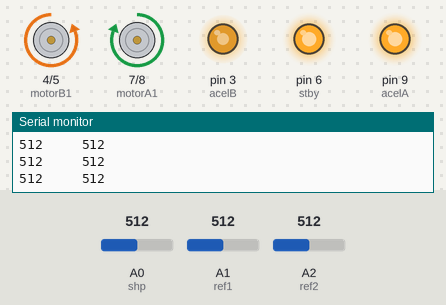
Simulated run of this sketch. Board: Arduino Uno, built with avr-gcc and run on an emulated ATmega328P. On the bench: motor-driver pin pairs drawn as motors (green arrow = first pin HIGH = forward, orange = second pin HIGH = backward, longer = more drive, stopped while the standby pin is LOW), output pins drawn as LEDs (lit = HIGH), the last lines printed to the serial monitor. The test bench sets the inputs (shaded band); at power-on: A2 (ref2) = 512, A1 (ref1) = 512, A0 (shp) = 512.

Above: at 6.2 s.
6.3 s: A2 (ref2) set to 317
7.8 s: A2 (ref2) set to 285
At 8.3 s:
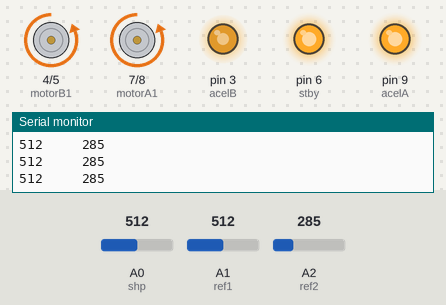
9.3 s: A1 (ref1) set to 317
10.8 s: A1 (ref1) set to 288
At 11.3 s:
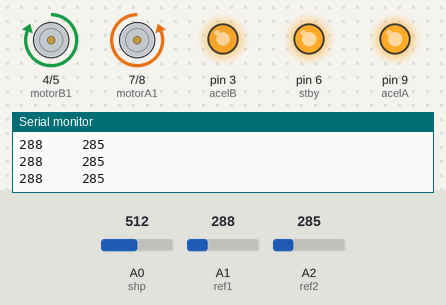
12.3 s: A2 (ref2) set to 104
13.8 s: A2 (ref2) set to 91
At 14.7 s:
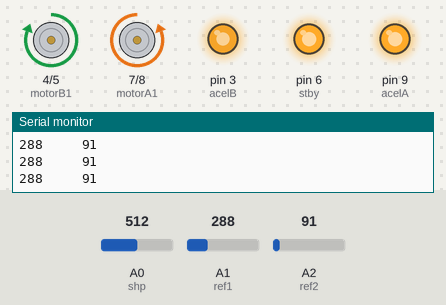
Timing chart, 0 to 16.3 s (numbered marks = the images above; inputs shaded):
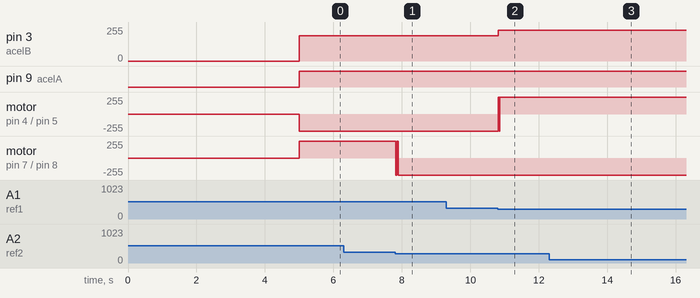

The sketch:

TESTES_AKAROBOTTO.ino
```cpp
// Definição de portas motores e acelerador (stby para ligar o driver)
const int motorA1 = 7;
const int motorA2 = 8;
const int motorB1 = 4;
const int motorB2 = 5;
const int stby = 6;
const int acelA = 9;
const int acelB = 3;

// Definição de portas sensores
const int shp = A0;  // Sharp
const int ref1 = A1;  /// borda DIREITO
const int ref2 = A2;  /// borda ESQUERDO

void setup() {
  Serial.begin(9600);

//  Teste dos motores
  pinMode(motorA1, OUTPUT);
  pinMode(motorA2, OUTPUT);

  pinMode(motorB1, OUTPUT);
  pinMode(motorB2, OUTPUT);

//  Aceleradores
  pinMode(acelA, OUTPUT);
  pinMode(acelB, OUTPUT);


//  Ativação stand by
  pinMode(stby, OUTPUT);
  digitalWrite(stby, HIGH);


//  Teste dos sensores
  pinMode(ref1, INPUT);
  pinMode(ref2, INPUT);
  pinMode(shp, INPUT);

//  5 segundos para iniciar
  delay(5000);
}

/* FUNÇÕES DE MOVIMENTAÇÃO*/
void frente(){
  digitalWrite(motorA1, HIGH);
  digitalWrite(motorA2, LOW);
  digitalWrite(motorB1, LOW);
  digitalWrite(motorB2, HIGH);
  analogWrite(acelA, 700); //DIREITA
  analogWrite(acelB, 700); //ESQUERDA
}

void tras(){
  digitalWrite(motorA1, LOW);
  digitalWrite(motorA2, HIGH);
  digitalWrite(motorB1, HIGH);
  digitalWrite(motorB2, LOW);
  analogWrite(acelA, 1000);
  analogWrite(acelB, 1000);
}
void direita(){
  digitalWrite(motorA1, HIGH);
  digitalWrite(motorA2, LOW);
  digitalWrite(motorB1, HIGH);
  digitalWrite(motorB2, LOW);
  analogWrite(acelA, 700);
  analogWrite(acelB, 300);

}

void esquerda(){
  digitalWrite(motorA1, LOW);
  digitalWrite(motorA2, HIGH);
  digitalWrite(motorB1, LOW);
  digitalWrite(motorB2, HIGH);
  analogWrite(acelA, 300);
  analogWrite(acelB, 700);
}

void freio(){
  digitalWrite(motorA1, HIGH);
  digitalWrite(motorA2, HIGH);
  digitalWrite(motorB1, HIGH);
  digitalWrite(motorB2, HIGH);
  analogWrite(acelA, 900);
  analogWrite(acelB, 900);
}
/* FUNÇÕES QUE SERÃO UTILIZADAS NO LOOP*/
// Corre ao redor da arena
void scape(int rf1, int rf2){
  if(rf1 > 300 && rf2 > 300){
    frente();
  }else if(rf1 < 300 && rf2 < 300){
    tras();
  }else if(rf1 < 300){
    direita();
  }else if(rf2 < 300){
    esquerda();
  }
}

//  Fica a procura de oponentes
void busca(int shp){
  if(shp > 300){
    frente();
  }
}

void loop() {
  int rf1 = analogRead(ref1);
  int rf2 = analogRead(ref2);
  Serial.print(rf1);
  Serial.print("     ");
  Serial.println(rf2);
  int shp = analogRead(shp);
  busca(shp); // função criada para procurar o adversário
  scape(rf1, rf2); // função criada para correr em volta do círculo da arena

}
```

Measured:
- the behaviour switches between 300 and 299 on A2 (ref2) (found by bisection; images 0 and 1)
- the behaviour switches between 300 and 299 on A1 (ref1) (found by bisection; images 1 and 2)
- after the input at 7.8 s, motor on pin 7 (motorA1) / pin 8 (motorA2): forward 255/255 → backward 255/255 at once
- after the input at 10.8 s, pin 3 (acelB): 188/255 → 232/255 at once; motor on pin 4 (motorB1) / pin 5 (motorB2): backward 255/255 → forward 255/255 at once
- after the input at 13.8 s, motor on pin 4 (motorB1) / pin 5 (motorB2): stays forward 255/255 (without the input it goes to backward 255/255 after 0.84 s)
